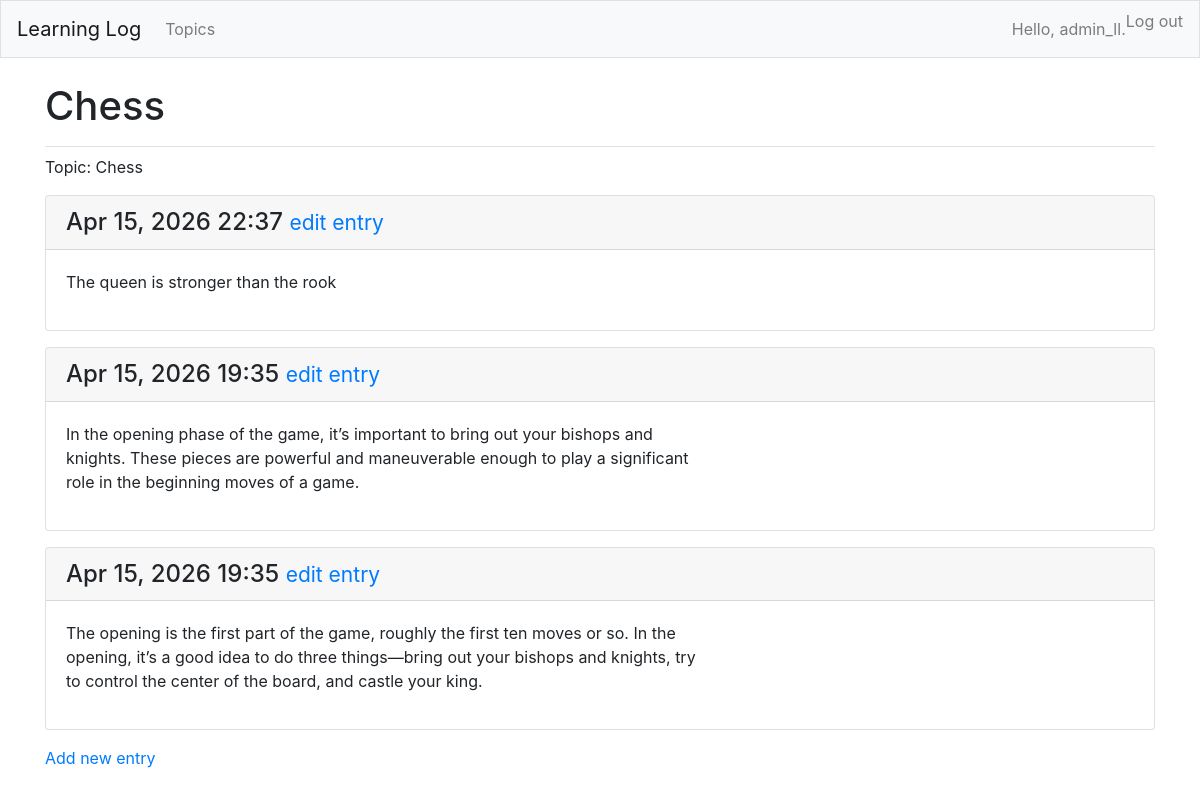
The page /topics/1/ (signed in) on the database its author committed.
### MainApp/models.py (models this page shows, shortened)
class Topic(models.Model):
    text = models.CharField(max_length=200)
    date_added = models.DateTimeField(auto_now_add=True)
    owner = models.ForeignKey(User, on_delete=models.CASCADE)
    def __str__(self):
        return self.text

class Entry(models.Model):
    topic = models.ForeignKey(Topic,on_delete=models.CASCADE)
    text = models.TextField()
    date_added = models.DateTimeField(auto_now_add=True)
    class Meta:
        verbose_name_plural = 'entries'

### MainApp/views.py (the view)
# urls.py: path('topics/<int:topic_id>/', views.topic, name='topic'),
@login_required
def topic(request, topic_id):
    t = Topic.objects.get(id=topic_id)
    if t.owner != request.user:
        raise Http404
    entries = Entry.objects.filter(topic=t).order_by('-date_added')
    context = {'topic': t, 'entries': entries}
    return render(request, 'MainApp/topic.html', context)

### MainApp/templates/mainapp/topic.html
{% extends "MainApp/base.html" %}
{% block page_header %}
  <h1>{{ topic }}</h1>
{% endblock page_header %}
{% block content %}
  <p>Topic: {{ topic }} </p>
     {% for entry in entries %}
     <div class="card mb-3">
       <h4 class="card-header">
        {{ entry.date_added|date:'M d, Y H:i' }}
         <small><a href="{% url 'MainApp:edit_entry' entry.id %}">
          edit entry</a></small>
      </h4>
       <div class="card-body">{{ entry.text|linebreaks }}</div>
    </div>
     {% empty %}
      <p> There are no entries for this topic yet.<p>
     {% endfor %}
  <p>
   <a href="{% url 'MainApp:new_entry' topic.id %}">Add new entry</a>
 </p>
{% endblock content %}

### MainApp/templates/mainapp/base.html (shortened to what this page needs)
{% load bootstrap4 %}
<!doctype html>
<html lang="en">
    <head>
        {% bootstrap_css %}
    </head>
    <body>
        <nav class="navbar navbar-expand-md navbar-light bg-light mb-4 border">
        <a class="navbar-brand" href="{% url 'MainApp:index'%}">Learning Log</a>
        <div class="collapse navbar-collapse" id="navbarCollapse">
            <ul class="navbar-nav mr-auto">
                <li class="nav-item">
                <a class="nav-link" href="{% url 'MainApp:topics'%}">Topics</a></li>
            </ul>
            <ul class="navbar-nav ml-auto">
                {% if user.is_authenticated %}
                <li class="nav-item">
                    <span class="navbar-text">Hello, {{ user.username }}.</span>
                </li>
                <li class="nav-item">
                     <form action="{% url 'users:logout' %}" method="post" class="form-inline m-0 p-0">
                        <button type="submit" class="nav-link btn btn-link p-0" style="border: none; background: none;">
                             Log out
                         </button>
                    </form>
                </li>
                {% else %}
                  <li class="nav-item">
                    <a class="nav-link" href="{% url 'users:register' %}">Register</a>
                  </li>
                  <li class="nav-item">
                    <a class="nav-link" href="{% url 'users:login' %}">Log in</a></li>
                {% endif %}
              </ul>
        </div>
        </nav>
        <main role="main" class="container">
            <div class="pb-2 mb-2 border-bottom">
                {% block page_header %}{% endblock page_header %}
            </div>
            <div>
                {% block content %}{% endblock content %}
            </div>
        </main>
    </body>
</html>

### rows shown on the page
Topic: text "Chess"
Entry: date_added "Apr 15, 2026 22:37", text "The queen is stronger than the rook"
Entry: date_added "Apr 15, 2026 19:35", text "In the opening phase of the game, it’s important to bring out your bishops and knights. These pieces are powerful and maneuverable enough to play a significant role in the beginning moves of a game."
Entry: date_added "Apr 15, 2026 19:35", text "The opening is the first part of the game, roughly the first ten moves or so. In the opening, it’s a good idea to do three things—bring out your bishops and knights, try to control the center of the board, and castle your king."

### other values the page prints
{{ user.username }} "admin_ll"
